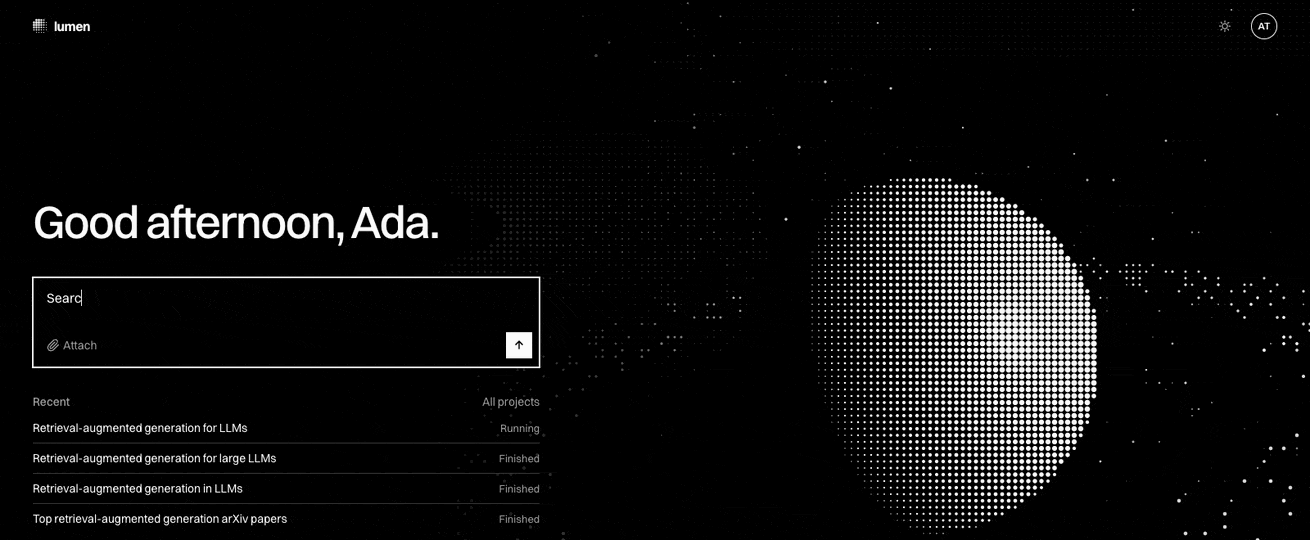
#> input picture docs/platform/slides/out/lumen-at-work.gif, 1310 x 540 px
$ python -i scenes_lean.py   (imports and definitions only)
#> lines starting #> are read from the running program, lines starting #| are printed output that depends on the picture
### docs/platform/slides/icons.py
"""Icons for the deck: a shape that says what a thing is, so a box of words is not needed.

Every icon is a crisp line drawing, like the icons of lumen's web app: one stroke width,
no fill except a mark that matters, square corners. It is centred on (cx, cy), and s is
its height in inches. An icon has two states: lit (white, 2 pt) when it acts now, and
quiet (grey) otherwise. A label goes under it, one or two short words.

    from icons import icon
    icon(c, "database", 3.0, 2.0, 0.7, lit=True, label="PostgreSQL")

`python3 icons.py` draws every icon into out/icons.png, to check them by eye.
"""
import math

import draw
from draw import BLACK, INK, INK2, INK3, RAISED, Canvas

KINDS = []


def _kind(fn):
    KINDS.append(fn.__name__[1:])
    return fn


class _Pen:
    """Draws in a unit box (0..1 on both axes) mapped onto the icon's square."""

    # [17 lines left out: functions __init__, wave, phase, not called in this run]

    def erase(self, u0, v0, u1, v1):
        self.c.d.rectangle([*self.p(u0, v0), *self.p(u1, v1)], fill=BLACK)

    def p(self, u, v):
        return self.c._p(self.x0 + u * self.s), self.c._p(self.y0 + v * self.s)

    def line(self, *pts, fill=None):
        self.c.d.line([self.p(*q) for q in pts], fill=fill or self.col, width=self.w, joint="curve")

    def rect(self, u0, v0, u1, v1, fill=None):
        self.c.d.rectangle([*self.p(u0, v0), *self.p(u1, v1)], outline=self.col, width=self.w, fill=fill)

    def ellipse(self, u0, v0, u1, v1, fill=None, outline=True):
        self.c.d.ellipse([*self.p(u0, v0), *self.p(u1, v1)], outline=self.col if outline else None,
                         width=self.w if outline else 0, fill=fill)

    def arc(self, u0, v0, u1, v1, a0, a1):
        self.c.d.arc([*self.p(u0, v0), *self.p(u1, v1)], a0, a1, fill=self.col, width=self.w)

    def dot(self, u, v, r):
        self.ellipse(u - r, v - r, u + r, v + r, fill=self.col, outline=False)

    def poly(self, *pts, fill=None):
        self.c.d.polygon([self.p(*q) for q in pts], outline=self.col, fill=fill, width=self.w)

    def text(self, u, v, s, size, weight="Semibold", color=None):
        self.c.text(self.x0 + (u - 0.5) * self.s, self.y0 + (v - 0.5) * self.s, self.s, self.s, s, size, weight,
                    color or self.col)


# ---- people and clients
# [243 lines left out: functions _person, _team, _browser, _app, _gateway, _server and 21 more, not called in this run]


def _alive_team(p):
    _alive_person(p)


# [4 lines left out: function _alive_browser, not called in this run]


def _alive_app(p):
    if p.phase(1.0) < 0.55:                     # a blinking cursor between the brackets
        p.line((0.5, 0.4), (0.5, 0.6))


# [19 lines left out: functions _alive_gateway, _alive_server, _alive_database, not called in this run]


def _alive_key(p):
    u = 0.46 + 0.42 * p.phase(2.2)              # a glint runs along the shaft
    p.dot(u, 0.5, 0.045)


# [81 lines left out: functions _alive_folder, _alive_stream, _alive_wallet, _alive_model, _alive_registry, _alive_paper and 4 more, not called in this run]


def _alive_lock(p):
    if p.phase(1.6) < 0.5:                      # the keyhole blinks: it is checked
        p.dot(0.5, 0.66, 0.08)


# [38 lines left out: functions _alive_test, _alive_question, icon, lit_ground, not called in this run]


# [13 lines that do not run on import are left out]

### docs/platform/slides/scenes_lean.py
"""Three scenes for the lean deck: how the contexts were found, the schema, and the
project's milestones. Each one replaces a slide of words or a table with a picture."""
import os
import random

import draw
from draw import INK, INK2, INK3, RULE2, W, Scene, lerp
from icons import icon

COLS = [0.15 + i * 2.4 for i in range(5)]      # five columns, 2.2 wide, 0.2 apart
CW = 2.2


# ============================================================ how the contexts were found
# [164 lines left out: functions derive, schema, milestones, not called in this run]


def atwork():
    """Slide 2: the real run of 22 October (out/lumen-at-work.gif, 1310 x 540), made readable.

    The 32 px gutter at each side and the 34 px gap between the two panes are cut, and the rest
    is scaled by 1.4, so the call tree's 13 px text is about 18 px on the slide. The recording
    ends at 29.9 s, the last frame where the call tree shows all three readers: after it, the
    third finding pushes the tree below the bottom of the screenshot (checklist review)."""
    import shutil
    import subprocess
    from PIL import Image, ImageDraw
    src = Image.open(os.path.join(draw.OUT, "lumen-at-work.gif"))
#> src is the input picture: PIL image 1310x540 P; min 0, max 251, mean 13.8
    LEFT, RIGHT, LAST = (24, 728), (762, 1290), 216
    w = (LEFT[1] - LEFT[0]) + (RIGHT[1] - RIGHT[0])
    k = 1730 / w
    size = (1730, round(540 * k))
    frames, durs = [], []
    for i in range(LAST + 1):
        src.seek(i)
        f = src.convert("RGB")
        out = Image.new("RGB", (w, 540), (0, 0, 0))
        out.paste(f.crop((LEFT[0], 0, LEFT[1], 540)), (0, 0))
        out.paste(f.crop((RIGHT[0], 0, RIGHT[1], 540)), (LEFT[1] - LEFT[0], 0))
        ImageDraw.Draw(out).line([(LEFT[1] - LEFT[0], 52), (LEFT[1] - LEFT[0], 540)], fill=(69, 72, 76), width=1)
        frames.append(out.resize(size, Image.LANCZOS).convert("L"))
        durs.append(src.info.get("duration", 100))
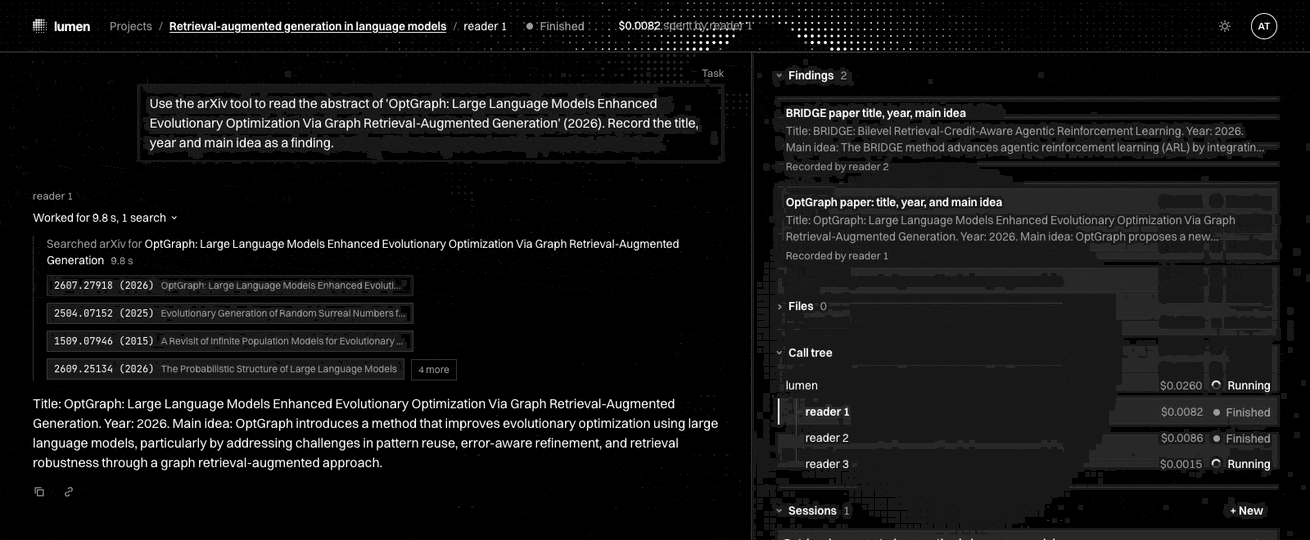
#> f: PIL image 1310x540 RGB; min 0, max 251, mean 19
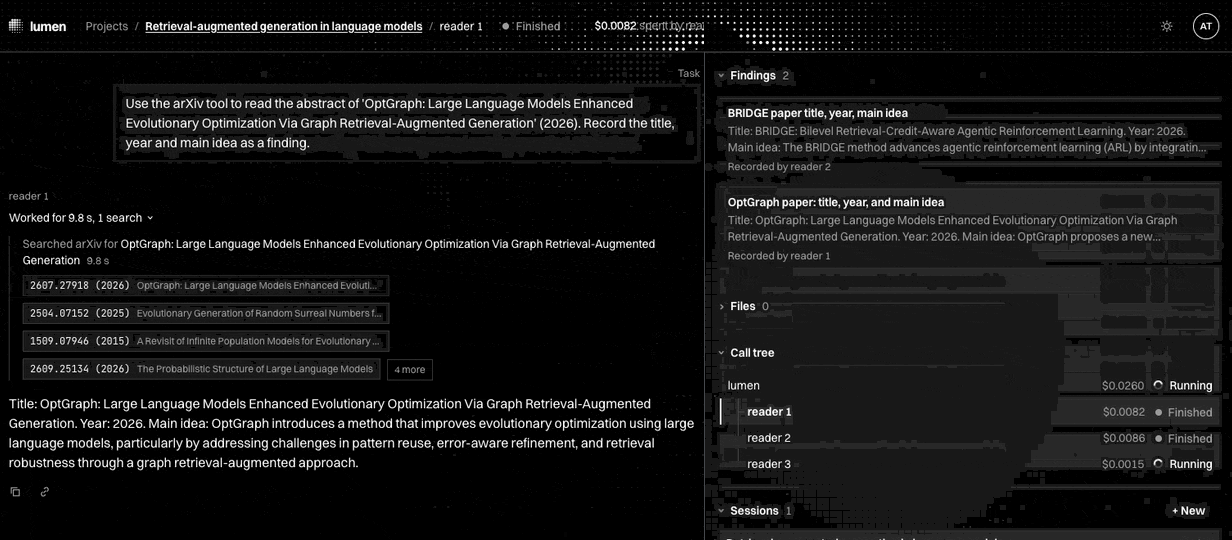
#> out: PIL image 1232x540 RGB; mean R, G, B 20.1, 20.1, 20.1
#> after the loop, durs = 217 values, max 520 at index 182, min 130 at index 0, mean 138.3; frames = 217 items
    durs[-1] = 4000
    name = os.path.join(draw.OUT, "lumen-at-work-crop.gif")
    frames[0].save(name, save_all=True, append_images=frames[1:], duration=durs, disposal=1, optimize=False)
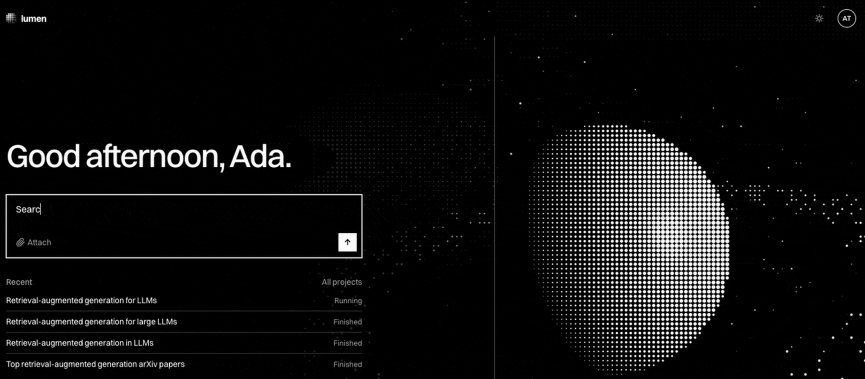
#> saved as lumen-at-work-crop.gif: PIL image 1730x758 L (shown at 1/2 size); min 0, max 255, mean 14.9
    if shutil.which("gifsicle"):
        subprocess.run(["gifsicle", "-b", "-O3", "--colors", "64", "--no-loopcount", name], check=True)
    print("lumen-at-work-crop.gif", len(frames), "frames", round(sum(durs) / 1000, 1), "s", size)
#| lumen-at-work-crop.gif 217 frames 33.9 s (1730, 758)


# [46 lines left out: functions _recut, recpipeline, not called in this run]


def recpods():
    _recut("pods", (110, 15))


def recscale():
    _recut("scale", (116, 14))


SCENES = dict(derive=derive, schema=schema, milestones=milestones, atwork=atwork, recpipeline=recpipeline,
              recpods=recpods, recscale=recscale)

>>> result = atwork()
